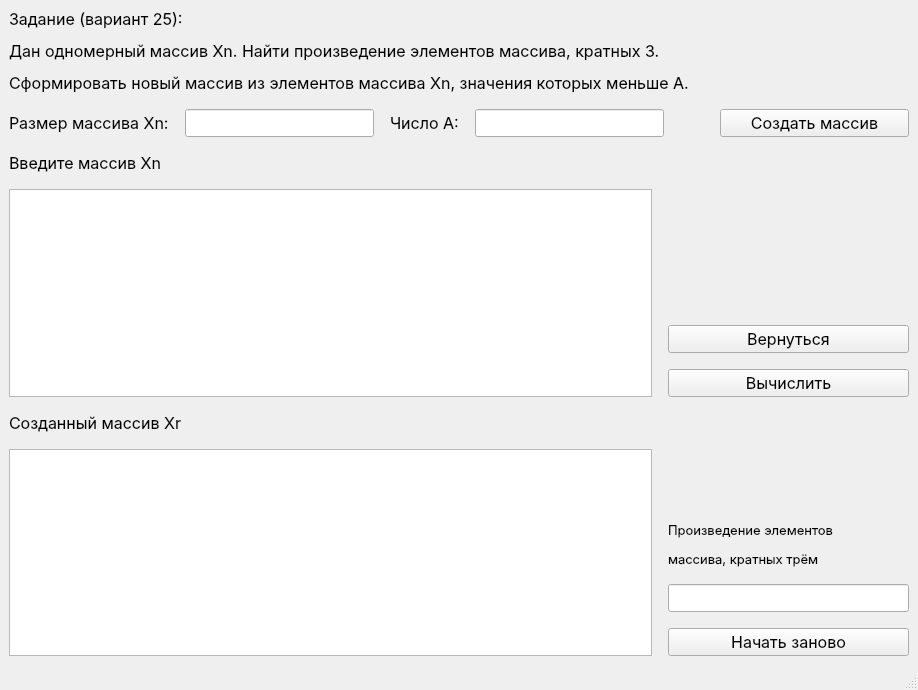
<?xml version="1.0" encoding="UTF-8"?>
<ui version="4.0">
 <class>MainWindow</class>
 <widget class="QMainWindow" name="MainWindow">
  <property name="geometry">
   <rect>
    <x>0</x>
    <y>0</y>
    <width>918</width>
    <height>690</height>
   </rect>
  </property>
  <property name="font">
   <font>
    <family>Inter</family>
    <pointsize>12</pointsize>
   </font>
  </property>
  <property name="windowTitle">
   <string>Базы данных. Лаб. 1. Трифонов И. А.</string>
  </property>
  <widget class="QWidget" name="centralwidget">
   <layout class="QVBoxLayout" name="centralwidget_vertical_layout">
    <property name="spacing">
     <number>16</number>
    </property>
    <item>
     <layout class="QHBoxLayout" name="task_horizontal_layout">
      <item>
       <widget class="QLabel" name="task_label">
        <property name="text">
         <string>&lt;html&gt;&lt;head/&gt;&lt;body&gt;&lt;p&gt;Задание (вариант 25):&lt;/p&gt;&lt;p&gt;Дан одномерный массив Xn. Найти произведение элементов массива, кратных 3.&lt;/p&gt;&lt;p&gt;Сформировать новый массив из элементов массива Xn, значения которых меньше А.&lt;/p&gt;&lt;/body&gt;&lt;/html&gt;</string>
        </property>
       </widget>
      </item>
     </layout>
    </item>
    <item>
     <layout class="QHBoxLayout" name="create_xn_array_horizontal_layout" stretch="0,4,0,4,0,4">
      <item>
       <widget class="QLabel" name="xn_array_capacity_label">
        <property name="text">
         <string>Размер массива Xn:</string>
        </property>
       </widget>
      </item>
      <item>
       <widget class="QLineEdit" name="xn_array_capacity_line_edit"/>
      </item>
      <item>
       <widget class="QLabel" name="a_number_label">
        <property name="text">
         <string>Число A:</string>
        </property>
       </widget>
      </item>
      <item>
       <widget class="QLineEdit" name="a_number_line_edit"/>
      </item>
      <item>
       <spacer name="create_xn_array_horizontal_spacer">
        <property name="orientation">
         <enum>Qt::Horizontal</enum>
        </property>
        <property name="sizeHint" stdset="0">
         <size>
          <width>40</width>
          <height>20</height>
         </size>
        </property>
       </spacer>
      </item>
      <item>
       <widget class="QPushButton" name="create_xn_array_push_button">
        <property name="cursor">
         <cursorShape>PointingHandCursor</cursorShape>
        </property>
        <property name="text">
         <string>Создать массив</string>
        </property>
       </widget>
      </item>
     </layout>
    </item>
    <item>
     <layout class="QHBoxLayout" name="xn_input_horizontal_layout" stretch="8,3">
      <item>
       <layout class="QVBoxLayout" name="xn_left_array_input_vertical_layout">
        <item>
         <widget class="QLabel" name="xn_input_label">
          <property name="text">
           <string>Введите массив Xn</string>
          </property>
         </widget>
        </item>
        <item>
         <widget class="QTableWidget" name="xn_table_widget"/>
        </item>
       </layout>
      </item>
      <item>
       <layout class="QVBoxLayout" name="xn_right_navbar_vertical_layout">
        <item>
         <spacer name="xn_right_navbar_vertical_spacer">
          <property name="orientation">
           <enum>Qt::Vertical</enum>
          </property>
          <property name="sizeHint" stdset="0">
           <size>
            <width>20</width>
            <height>40</height>
           </size>
          </property>
         </spacer>
        </item>
        <item>
         <widget class="QPushButton" name="back_push_button">
          <property name="cursor">
           <cursorShape>PointingHandCursor</cursorShape>
          </property>
          <property name="text">
           <string>Вернуться</string>
          </property>
         </widget>
        </item>
        <item>
         <widget class="QPushButton" name="calculate_push_button">
          <property name="cursor">
           <cursorShape>PointingHandCursor</cursorShape>
          </property>
          <property name="text">
           <string>Вычислить</string>
          </property>
         </widget>
        </item>
       </layout>
      </item>
     </layout>
    </item>
    <item>
     <layout class="QHBoxLayout" name="xr_output_horizontal_layout" stretch="8,3">
      <item>
       <layout class="QVBoxLayout" name="xr_left_array_output_vertical_layout">
        <item>
         <widget class="QLabel" name="xr_output_label">
          <property name="text">
           <string>Созданный массив Xr</string>
          </property>
         </widget>
        </item>
        <item>
         <widget class="QTableWidget" name="xr_table_widget"/>
        </item>
       </layout>
      </item>
      <item>
       <layout class="QVBoxLayout" name="xr_right_navbar_vertical_layout" stretch="0,0,0,0">
        <item>
         <spacer name="xr_right_navbar_vertical_spacer">
          <property name="orientation">
           <enum>Qt::Vertical</enum>
          </property>
          <property name="sizeHint" stdset="0">
           <size>
            <width>20</width>
            <height>40</height>
           </size>
          </property>
         </spacer>
        </item>
        <item>
         <widget class="QLabel" name="mult_3_label">
          <property name="font">
           <font>
            <pointsize>10</pointsize>
           </font>
          </property>
          <property name="text">
           <string>&lt;html&gt;&lt;head/&gt;&lt;body&gt;&lt;p&gt;Произведение элементов &lt;/p&gt;&lt;p&gt;массива, кратных трём&lt;/p&gt;&lt;/body&gt;&lt;/html&gt;</string>
          </property>
         </widget>
        </item>
        <item>
         <widget class="QLineEdit" name="mult_3_line_edit">
          <property name="cursor">
           <cursorShape>ForbiddenCursor</cursorShape>
          </property>
          <property name="readOnly">
           <bool>true</bool>
          </property>
         </widget>
        </item>
        <item>
         <widget class="QPushButton" name="clear_push_button">
          <property name="cursor">
           <cursorShape>PointingHandCursor</cursorShape>
          </property>
          <property name="text">
           <string>Начать заново</string>
          </property>
         </widget>
        </item>
       </layout>
      </item>
     </layout>
    </item>
   </layout>
  </widget>
  <widget class="QMenuBar" name="menubar">
   <property name="geometry">
    <rect>
     <x>0</x>
     <y>0</y>
     <width>918</width>
     <height>26</height>
    </rect>
   </property>
  </widget>
  <widget class="QStatusBar" name="statusbar"/>
 </widget>
 <resources/>
 <connections/>
</ui>
